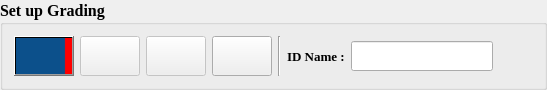
                     <widget class="QGroupBox" name="groupBox">
                      <property name="minimumSize">
                       <size>
                        <width>0</width>
                        <height>0</height>
                       </size>
                      </property>
                      <property name="maximumSize">
                       <size>
                        <width>16777215</width>
                        <height>80</height>
                       </size>
                      </property>
                      <property name="font">
                       <font>
                        <family>Times New Roman</family>
                        <pointsize>12</pointsize>
                        <weight>75</weight>
                        <bold>true</bold>
                       </font>
                      </property>
                      <property name="toolTip">
                       <string>Detection Tab</string>
                      </property>
                      <property name="title">
                       <string>Set up Grading</string>
                      </property>
                      <layout class="QHBoxLayout" name="horizontalLayout_18">
                       <item>
                        <widget class="QPushButton" name="camera_connect_btn_5">
                         <property name="minimumSize">
                          <size>
                           <width>60</width>
                           <height>40</height>
                          </size>
                         </property>
                         <property name="maximumSize">
                          <size>
                           <width>80</width>
                           <height>16777215</height>
                          </size>
                         </property>
                         <property name="font">
                          <font>
                           <family>Times New Roman</family>
                           <pointsize>10</pointsize>
                           <weight>75</weight>
                           <bold>true</bold>
                          </font>
                         </property>
                         <property name="cursor">
                          <cursorShape>PointingHandCursor</cursorShape>
                         </property>
                         <property name="toolTip">
                          <string>Camera Connection</string>
                         </property>
                         <property name="styleSheet">
                          <string notr="true">QPushButton{
 background-color:qlineargradient(spread:pad, x1:0, y1:0, x2:1, y2:0, stop:0 rgba(12, 80, 139, 255), stop:0.863636 rgba(12, 80, 139, 255), stop:0.885 rgba(255, 0, 0, 255), stop:1 rgba(255, 0, 0, 255));

}</string>
                         </property>
                         <property name="text">
                          <string/>
                         </property>
                         <property name="icon">
                          <iconset>
                           <normaloff>Icons/power-button.png</normaloff>Icons/power-button.png</iconset>
                         </property>
                         <property name="iconSize">
                          <size>
                           <width>30</width>
                           <height>30</height>
                          </size>
                         </property>
                         <property name="checkable">
                          <bool>false</bool>
                         </property>
                        </widget>
                       </item>
                       <item>
                        <widget class="QPushButton" name="start_capturing_btn_5">
                         <property name="enabled">
                          <bool>false</bool>
                         </property>
                         <property name="minimumSize">
                          <size>
                           <width>60</width>
                           <height>40</height>
                          </size>
                         </property>
                         <property name="maximumSize">
                          <size>
                           <width>80</width>
                           <height>16777215</height>
                          </size>
                         </property>
                         <property name="font">
                          <font>
                           <family>Times New Roman</family>
                           <pointsize>10</pointsize>
                           <weight>75</weight>
                           <bold>true</bold>
                          </font>
                         </property>
                         <property name="cursor">
                          <cursorShape>PointingHandCursor</cursorShape>
                         </property>
                         <property name="toolTip">
                          <string> Start Detection</string>
                         </property>
                         <property name="styleSheet">
                          <string notr="true"/>
                         </property>
                         <property name="text">
                          <string/>
                         </property>
                         <property name="icon">
                          <iconset>
                           <normaloff>Icons/play-button_org.png</normaloff>Icons/play-button_org.png</iconset>
                         </property>
                         <property name="iconSize">
                          <size>
                           <width>30</width>
                           <height>30</height>
                          </size>
                         </property>
                        </widget>
                       </item>
                       <item>
                        <widget class="QPushButton" name="stop_capturing_btn_5">
                         <property name="enabled">
                          <bool>false</bool>
                         </property>
                         <property name="minimumSize">
                          <size>
                           <width>60</width>
                           <height>40</height>
                          </size>
                         </property>
                         <property name="maximumSize">
                          <size>
                           <width>80</width>
                           <height>16777215</height>
                          </size>
                         </property>
                         <property name="font">
                          <font>
                           <family>Times New Roman</family>
                           <pointsize>10</pointsize>
                           <weight>75</weight>
                           <bold>true</bold>
                          </font>
                         </property>
                         <property name="cursor">
                          <cursorShape>PointingHandCursor</cursorShape>
                         </property>
                         <property name="toolTip">
                          <string> Stop Detection</string>
                         </property>
                         <property name="styleSheet">
                          <string notr="true"/>
                         </property>
                         <property name="text">
                          <string/>
                         </property>
                         <property name="icon">
                          <iconset>
                           <normaloff>Icons/stop.png</normaloff>Icons/stop.png</iconset>
                         </property>
                         <property name="iconSize">
                          <size>
                           <width>30</width>
                           <height>30</height>
                          </size>
                         </property>
                        </widget>
                       </item>
                       <item>
                        <widget class="QPushButton" name="reset_capturing_btn_5">
                         <property name="minimumSize">
                          <size>
                           <width>60</width>
                           <height>40</height>
                          </size>
                         </property>
                         <property name="maximumSize">
                          <size>
                           <width>80</width>
                           <height>16777215</height>
                          </size>
                         </property>
                         <property name="font">
                          <font>
                           <family>Times New Roman</family>
                           <pointsize>10</pointsize>
                           <weight>75</weight>
                           <bold>true</bold>
                          </font>
                         </property>
                         <property name="cursor">
                          <cursorShape>PointingHandCursor</cursorShape>
                         </property>
                         <property name="toolTip">
                          <string>&lt;html&gt;&lt;head/&gt;&lt;body&gt;&lt;a&gt;Save and Reset Values&lt;/a&gt;&lt;/body&gt;&lt;/html&gt;</string>
                         </property>
                         <property name="text">
                          <string/>
                         </property>
                         <property name="icon">
                          <iconset>
                           <normaloff>Icons/save.png</normaloff>Icons/save.png</iconset>
                         </property>
                         <property name="iconSize">
                          <size>
                           <width>30</width>
                           <height>25</height>
                          </size>
                         </property>
                        </widget>
                       </item>
                       <item>
                        <widget class="Line" name="line_11">
                         <property name="font">
                          <font>
                           <family>Times New Roman</family>
                           <pointsize>10</pointsize>
                           <weight>75</weight>
                           <bold>true</bold>
                          </font>
                         </property>
                         <property name="orientation">
                          <enum>Qt::Vertical</enum>
                         </property>
                        </widget>
                       </item>
                       <item>
                        <widget class="QLabel" name="label_23">
                         <property name="font">
                          <font>
                           <pointsize>10</pointsize>
                           <weight>75</weight>
                           <bold>true</bold>
                          </font>
                         </property>
                         <property name="text">
                          <string>ID Name :</string>
                         </property>
                        </widget>
                       </item>
                       <item>
                        <widget class="QLineEdit" name="record_name_text">
                         <property name="minimumSize">
                          <size>
                           <width>0</width>
                           <height>30</height>
                          </size>
                         </property>
                         <property name="maximumSize">
                          <size>
                           <width>200</width>
                           <height>30</height>
                          </size>
                         </property>
                         <property name="font">
                          <font>
                           <family>Times New Roman</family>
                           <pointsize>11</pointsize>
                          </font>
                         </property>
                         <property name="alignment">
                          <set>Qt::AlignCenter</set>
                         </property>
                        </widget>
                       </item>
                       <item>
                        <spacer name="horizontalSpacer_5">
                         <property name="orientation">
                          <enum>Qt::Horizontal</enum>
                         </property>
                         <property name="sizeHint" stdset="0">
                          <size>
                           <width>40</width>
                           <height>20</height>
                          </size>
                         </property>
                        </spacer>
                       </item>
                      </layout>
                     </widget>
